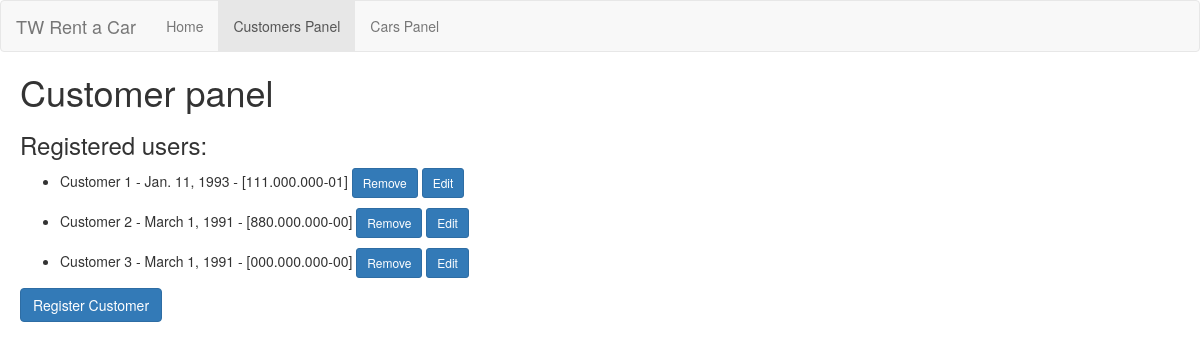
The app's page /customers/ with its own data.
### rentacar_app/models.py (models this page shows)
class Customer(models.Model):
    name = models.CharField(max_length=200)
    cpf = models.CharField(max_length=200)
    birthday = models.DateField()

### rentacar_app/views.py (the view)
# urls.py: url(r'^customers/$', views.customers, name='customers'),
def customers(request):
    customers = Customer.objects.all()
    context = {'customers': customers}
    return render(request, 'rentacar_app/customers.html', context)

### rentacar_app/templates/rentacar_app/customers.html (shortened to what this page needs)
{% extends "rentacar_app/base_with_navbar.html" %}
    {% block active_customer %}active{% endblock %}
    {% block body %}
        <div style="padding-left:20px">
            <h1>Customer panel</h1>
            <h3>Registered users:</h3>
                <ul>
                    {% if customers %}
                        {% for customer in customers %}
                            <li>{{customer.name}} - {{customer.birthday}} - [{{customer.cpf}}]
                                 <form action="{% url 'customers_remove' %}" method="post" style="display: inline;">
                                    <input class="btn btn-primary btn-sm" type="submit" value="Remove" >
                                </form>
                                <form action="{% url 'customers_register' %}" method="post" style="display: inline;">
                                    <input class="btn btn-primary btn-sm" type="submit" value="Edit" >
                                </form>
                            </li>
                        {% endfor %}
                    {% else %}
                        <li>Empty</li>
                    {% endif %}
                </ul>
            <form action="{% url 'customers_register' %}">
                <input class="btn btn-primary" type="submit" value="Register Customer">
            </form>
        </div>
    {% endblock %}

### records on screen
Customer: name "Customer 1", birthday "Jan. 11, 1993", cpf "111.000.000-01"
Customer: name "Customer 2", birthday "March 1, 1991", cpf "880.000.000-00"
Customer: name "Customer 3", birthday "March 1, 1991", cpf "000.000.000-00"
